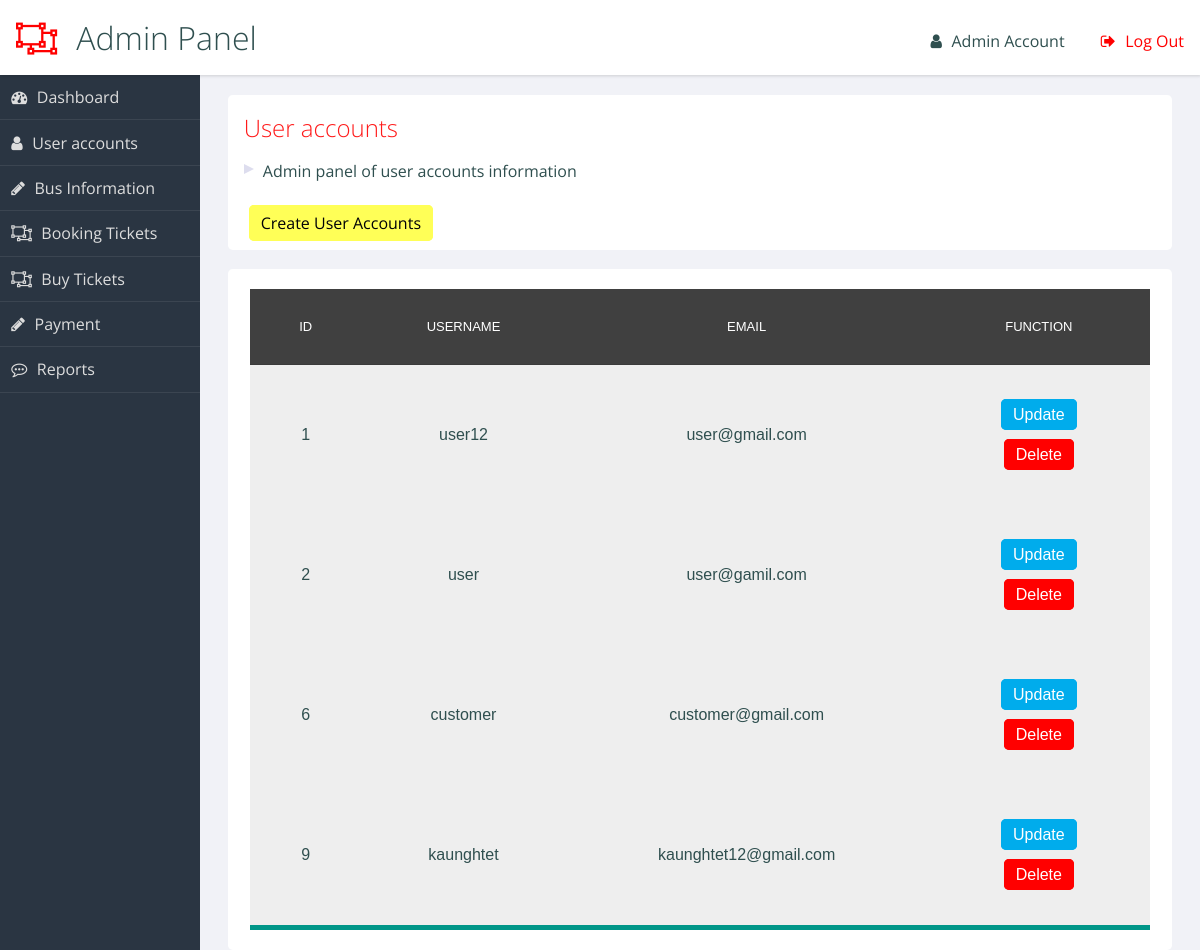
/admin/admin.php, run on the app's committed database.
### tables this page shows
CREATE TABLE `user_account` (
  `uid` int(100) NOT NULL,
  `username` varchar(50) NOT NULL,
  `email` text NOT NULL,
  `password` text NOT NULL
);

### admin/admin.php (the view)
<?php
include "configure.php";
$sql = "SELECT * FROM user_account";
$stmt = $connection->prepare($sql);
$stmt->execute();
?>
<link rel="stylesheet" href="https://cdnjs.cloudflare.com/ajax/libs/font-awesome/4.7.0/css/font-awesome.min.css">
<link rel="stylesheet" type="text/css" href="admin.css">
<header role="banner">
  <h1>Admin Panel</h1>
  <ul class="utilities">
    <br>
    <li class="users"><a href="#">Admin Account</a></li>
    <li class="logout warn"><a href="../login.html">Log Out</a></li>
  </ul>
</header>
<nav role='navigation'>
  <ul class="main">
    <li class="dashboard"><a href="admin.php">Dashboard</a></li>
    <li class="users"><a href="admin.php">User accounts</a></li>
    <li class="edit"><a href="admin_bus_info.php">Bus Information</a></li>
    <li class=""><a href="admin_book_ticket.php">Booking Tickets</a></li>
    <li class=""><a href="admin_buy_ticket.php">Buy Tickets</a></li>
    <li class="edit"><a href="admin_payment.php">Payment</a></li>
    <li class="comments"><a href="admin_report.php">Reports</a></li>
  </ul>
</nav>
<main role="main">
  <section class="panel important">
    <h2>User accounts</h2>
    <ul>
      <li>Admin panel of user accounts information</li><br>
      <a href="create_user_account.php" id = "create-user-btn">Create User Accounts</a>
    </ul>
  </section>
  <section class="panel important">
      <form action="" method="post">
      <table>
       <thead>
           <tr>
               <th>ID</th>
               <th>Username</th>
               <th>Email</th>
               <th>Function</th>
           </tr>
       </thead>
       <tbody>
<?php
     while($row = $stmt->fetch()){
?>
           <tr>
               <td>
                 <?php echo $row['uid']; ?>
               </td>
               <td>
                  <?php echo $row['username']; ?>
               </td>
               <td>
                  <?php echo $row['email']; ?>
               </td>
               <td>
                 <a href="edit.php?id=<?php echo $row['uid'];?>" id = "update-btn" >Update</a><br>
                 <a onclick="return confirm('Are you want to Delete?')" href="delete_user_accounts.php?id=<?php echo $row['uid'];?>" id = "delete-btn" >Delete</a>
               </td>
           </tr>
<?php
    }
?>
      </tbody>
   </table>
      </form>
  </section>
</main>

### admin/admin.css (style rules this page uses)
.warn { color: red; }
header[role="banner"] { background: white; box-shadow: 1px 1px 3px rgba(0, 0, 0, 0.15); }
header[role="banner"] h1 { margin: 0; font-weight: 300; padding: 1rem; }
header[role="banner"] h1:before { content: "\f248"; font-family: FontAwesome; padding-right: 0.6em; color: red; }
header[role="banner"] .utilities { width: 100%; background: slategray; color: #ddd; }
header[role="banner"] .utilities li { border-bottom: solid 1px rgba(255, 255, 255, 0.2); }
header[role="banner"] .utilities li a { padding: 0.7em; display: block; }
.utilities a:before { font-family: FontAwesome; padding-right: 0.6em; }
.logout a:before { content: ""; }
.users a:before { content: ""; }
nav[role="navigation"] { background: #2a3542; color: #ddd; }
nav[role="navigation"] li { border-bottom: 1px solid rgba(255, 255, 255, 0.08); }
nav[role="navigation"] li a { color: #ddd; text-decoration: none; display: block; padding: 0.7em; }
nav[role="navigation"] li a:before { content: "\f248"; font-family: FontAwesome; padding-right: 0.6em; }
nav[role="navigation"] .dashboard a:before { content: ""; }
nav[role="navigation"] .edit a:before { content: ""; }
nav[role="navigation"] .comments a:before { content: ""; }
nav[role="navigation"] .users a:before { content: ""; }
.panel { background-color: white; color: darkslategray; -webkit-border-radius: 0.3rem; -moz-border-radius: 0.3rem; -ms-border-radius: 0.3rem; border-radius: 0.3rem; margin: 1%; }
.panel > h2, .panel > ul { margin: 1rem; }
a { text-decoration: none; color: inherit; }
h2, h3, h4 { font-weight: 300; margin: 0; }
h2 { color: #ff1a1a; }
ul, li { list-style-type: none; margin: 0; padding: 0; }
main li { position: relative; padding-left: 1.2em; margin: 0.5em 0; }
main li:before { content: ""; position: absolute; width: 0; height: 0; left: 0; top: 0.3em; border-left: solid 10px #dde; border-top: solid 5px transparent; border-bottom: solid 5px transparent; }
table { border-collapse: collapse; width: 96%; margin: 2%; }
th { text-align: center; font-weight: 400; font-size: 13px; text-transform: uppercase; border-bottom: 1px solid rgba(0, 0, 0, 0.1); padding: 0 10px; padding-bottom: 14px; }
td { line-height: 40px; font-weight: 300; padding: 0 10px; }
@media screen and (min-width: 600px) { header[role="banner"] { position: fixed; top: 0; left: 0; width: 100%; z-index: 99; height: 75px; } }
@media screen and (min-width: 600px) { header[role="banner"] .utilities { position: absolute; top: 0; right: 0; background: transparent; color: darkslategray; width: auto; } }
@media screen and (min-width: 600px) { header[role="banner"] .utilities li { display: inline-block; } }
@media screen and (min-width: 600px) { header[role="banner"] .utilities li a { padding: 0.5em 1em; } }
@media screen and (min-width: 600px) { nav[role="navigation"] { position: fixed; width: 200px; top: 75px; bottom: 0px; left: 0px; } }
@media screen and (min-width: 600px) { main[role="main"] { margin: 75px 0 40px 200px; } }
@media screen and (min-width: 600px) { main[role="main"]:after { content: ""; display: table; clear: both; } }
@media screen and (min-width: 600px) { .panel { margin: 2% 0 0 2%; float: left; width: 96%; } }
@media screen and (min-width: 600px) { .panel:after { content: ""; display: table; clear: both; } }
@media screen and (min-width: 900px) { .panel { width: 47%; clear: none; } }
@media screen and (min-width: 900px) { .panel.important { width: 96%; } }
* { box-sizing: border-box; }
table { text-align: center; width: 900px; margin: 20px auto; font-family: sans-serif; border-bottom: 5px solid #009688; }
th, td { padding: 30px; }
th { background-color: #404040; color: white; }
td { background-color: #eee; }
#create-user-btn { text-decoration:none; border: 2px solid rgb(255, 255, 87); background-color: rgb(255, 255, 87); padding:5px 10px 5px 10px; border-radius:5px; color:#000207; margin:5px; }
#update-btn { text-decoration:none; width: 150px; border: 2px solid #00acec; background-color: #00acec; padding:5px 10px 5px 10px; border-radius:5px; color:#ffffff; margin:5px; }
#delete-btn { text-decoration:none; border: 2px solid rgb(255, 0, 0); background-color: rgb(255, 0, 0); padding:5px 10px 5px 10px; border-radius:5px; color:#ffffff; margin:5px; }

### data on the page
user_account: uid "1", username "user12", email "user@gmail.com"
user_account: uid "2", username "user", email "user@gamil.com"
user_account: uid "6", username "customer", email "customer@gmail.com"
user_account: uid "9", username "kaunghtet", email "kaunghtet12@gmail.com"
